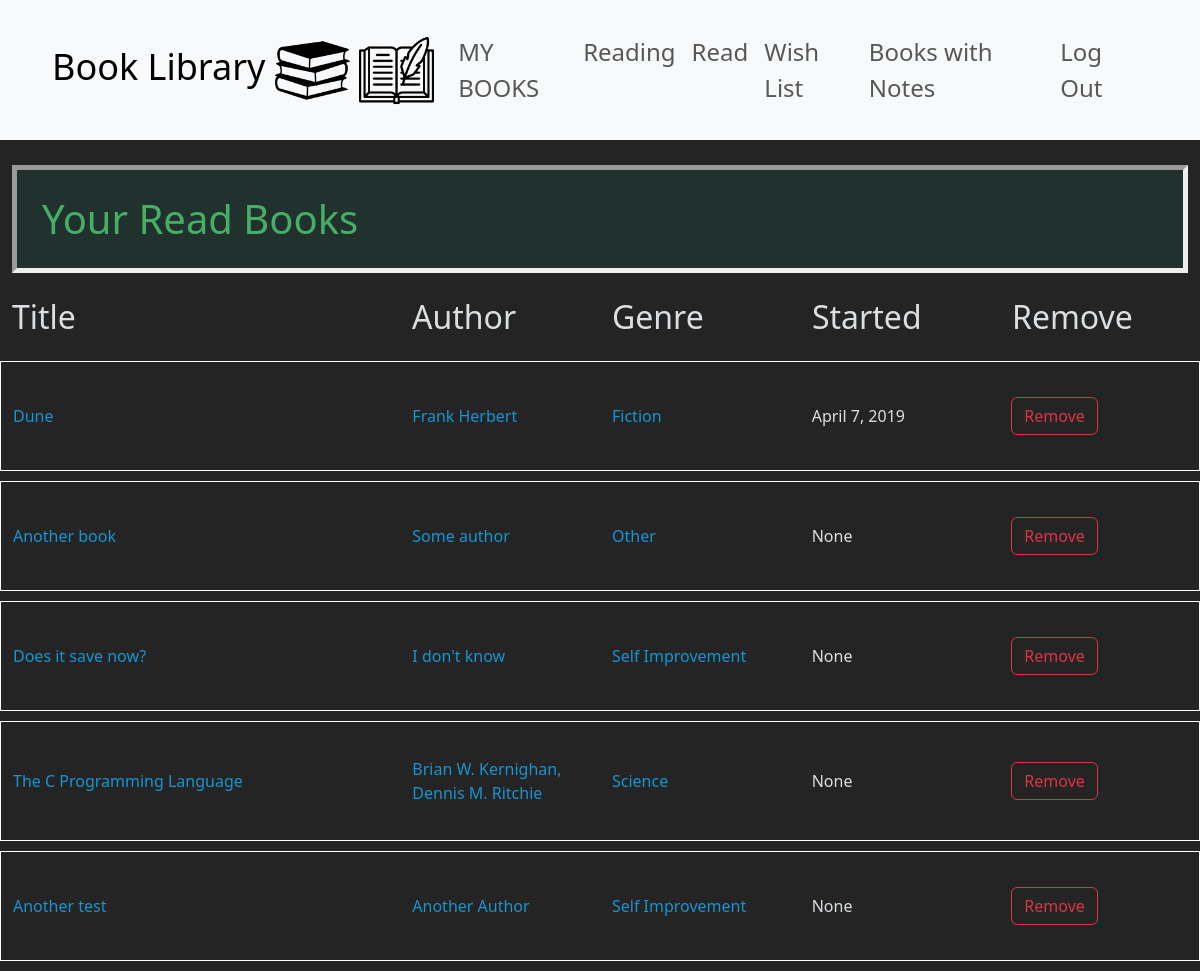
Page /user_list_of_books/read_books (signed in) on the earlier database version.
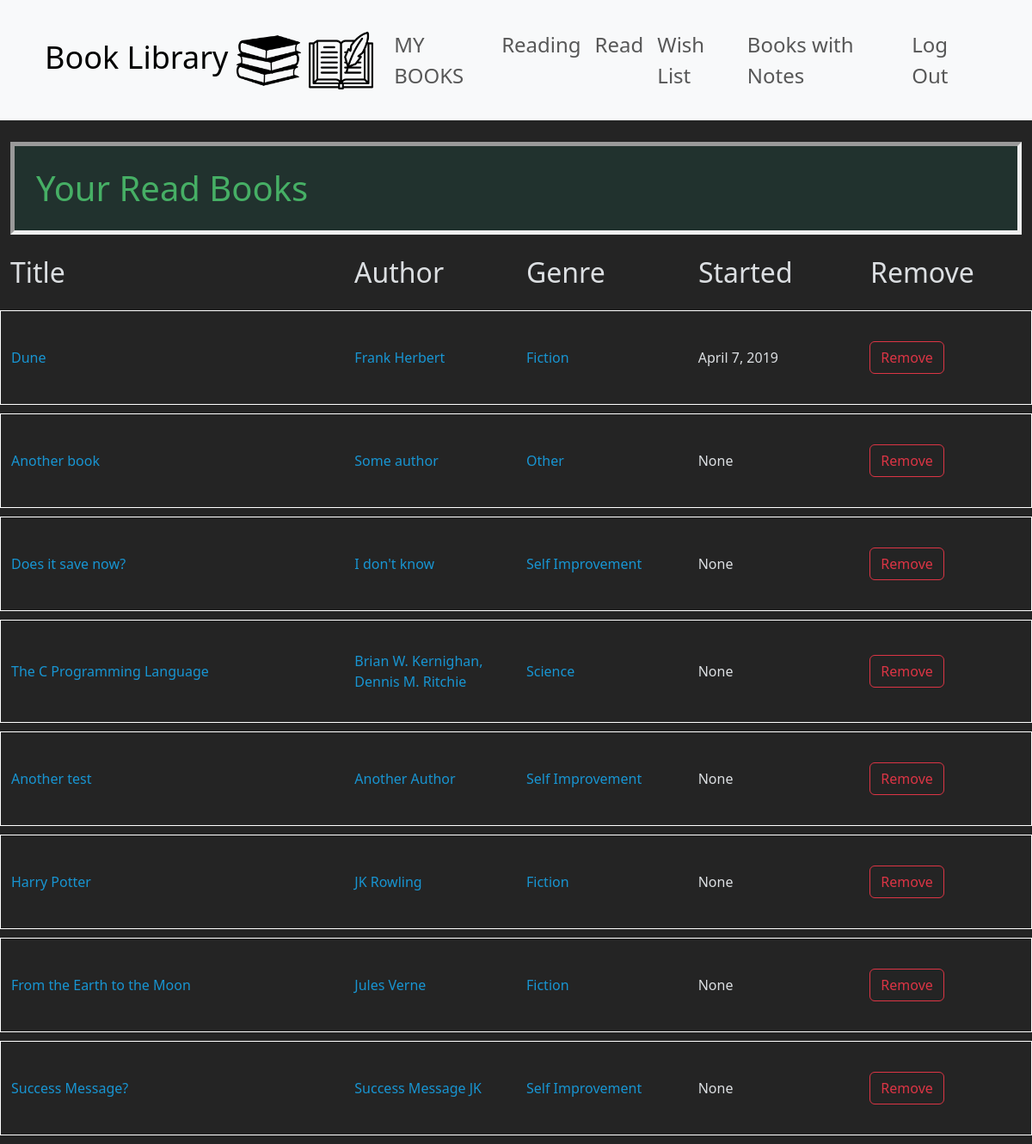
Same page on the later database version.
### book_library/models.py (models this page shows, shortened)
class Read(models.Model):
    user = models.ForeignKey(User, blank=False, null=False, on_delete=models.CASCADE, related_name="read_user")
    book = models.ForeignKey(Book, blank=False, null=False, on_delete=models.CASCADE, related_name="read_book")
    why = models.TextField(blank=True, null=True, max_length=1024)
    started_reading = models.DateField(blank=True, null=True)
    recommend = models.BooleanField(blank=True, null=True)
    class Meta:
        constraints = [
            models.UniqueConstraint(fields=['user', 'book'], name='one why per user/book read')
        ]

class Book(models.Model):
    title = models.CharField(max_length=255)
    author = models.CharField(max_length=128)
    class Genre(models.IntegerChoices):
        SELF_IMPROVEMENT = 1
        BIOGRAPHY = 2
        ECONOMY = 3
        FICTION = 4
        SCIENCE = 5
        MINDSET = 6
        OTHER = 7
    genre = models.IntegerField(choices=Genre.choices)
    class Meta:
        constraints = [
            models.UniqueConstraint(fields=['title', 'author'], name='one unique title per author')
        ]

### book_library/views.py (the view)
# urls.py: path("user_list_of_books/<str:what_list>", views.user_list_of_books, name="user_list_of_books"),
def user_list_of_books(request, what_list):
    if what_list == "all_books":
        user_list_of_books = Book.objects.all().order_by("title")
    elif what_list == "reading_books":
        user_list_of_books = Reading.objects.filter(user=request.user)
    elif what_list == "read_books":
        user_list_of_books = Read.objects.filter(user=request.user)
    elif what_list == "wish_books":
        user_list_of_books = Wish.objects.filter(user=request.user)
    elif what_list == "books_with_notes":
        user_notes = Note.objects.filter(user=request.user)
        user_list_of_books = Book.objects.filter(note_book__in=user_notes).distinct()
        print(user_list_of_books)
    context = {"user_list_of_books": user_list_of_books, "what_list": what_list}
    return render(request, "book_library/user_list_of_books.html", context)

### book_library/templates/book_library/user_list_of_books.html (shortened to what this page needs)
{% extends "book_library/layout.html" %}
{% load static %}
{% block body %}
<div class="container-fluid">
    {% if what_list == 'all_books' %}
        <h1>All books in the database</h1>
    {% elif  what_list == 'reading_books' %}
        <h1>Your Reading Books</h1>
    {% elif what_list == 'read_books' %}
        <h1>Your Read Books</h1>
    {% elif what_list == 'wish_books' %}
        <h1>Your Wish List Books</h1>
    {% elif what_list == 'books_with_notes' %}
        <h1>All Your Books with Notes</h1>
    {% endif %}
    <div class="row">
        <div class="col-4"><h3>Title</h3></div>
        <div class="col"><h3>Author</h3></div>
        <div class="col d-none d-lg-block"><h3>Genre</h3></div>
        {% if what_list != 'wish_books' and what_list != 'books_with_notes' %}
        <div class="col"><h3>Started</h3></div>
        {% endif %}
        <div class="col"><h3>Remove</h3></div>
    </div>
    <div class="row">
        <div class="col">
            <ul>
                {% for book in user_list_of_books %}
                <li>
                    <div class="row element-row align-items-center">
                        {% if what_list == 'books_with_notes' %}
                            <div class="col col-4"><a href="{% url 'book_library:detail_view' request.user.id book.id %}">{{ book.title }}</a></div>
                            <div class="col "><a href="{% url 'book_library:author_view' book.author %}">{{ book.author }}</a></div>
                            <div class="col d-none d-lg-block"><a href="{% url 'book_library:genre_view' book.genre %}">{{ book.get_genre_display }}</a></div>
                        {% else %}
                            <div class="col-4"><a href="{% url 'book_library:detail_view' request.user.id book.book.id %}">{{ book.book.title }}</a></div>
                            <div class="col"><a href="{% url 'book_library:author_view' book.book.author %}">{{ book.book.author }}</a></div>
                            <div class="col d-none d-lg-block"><a href="{% url 'book_library:genre_view' book.book.genre %}">{{ book.book.get_genre_display }}</a></div>
                        {% endif %}
                            {% if what_list != 'wish_books' and what_list != 'books_with_notes' %}
                            <div class="col">{{ book.started_reading }}</div>
                            {% endif %}
                            <div class="col"><button class="btn btn-outline-danger remove-button" id="{{ book.book.id }}">Remove</button></div>
                    </div>
                </li>
                {% endfor %}
            </ul>
        </div>
    </div>
</div>
{% endblock %}

### book_library/templates/book_library/layout.html (shortened to what this page needs)
{% load static %}
<!DOCTYPE html>
<html lang="en">
    <head>
        <link href="https://cdn.jsdelivr.net/npm/bootstrap@5.3.0-alpha3/dist/css/bootstrap.min.css" rel="stylesheet">
        <link href="{% static 'book_library/style.css' %}" rel="stylesheet">
    </head>
    <body>
        <nav class="navbar navbar-expand-lg navbar-light bg-light py-3 bg-body-tertiary">
            <div class="container">
                <div class="collapse navbar-collapse" id="navbarToggler01">
                    <a class="navbar-brand">Book Library
                        <img src="{% static 'book_library/images/books-stack-of-three.png' %}" height="75" width="75" alt="">
                        <img src="{% static 'book_library/images/history-book.png' %}" height="75" width="75" alt="">
                    </a>
                        <ul class="navbar-nav mr-auto">
                            {% if request.user.is_authenticated %}
                            <li class="nav-item">
                                <a class="nav-link" href="{% url 'book_library:my_books' %}">MY BOOKS</a>
                            </li>
                            <li class="nav-item">
                                <a class="nav-link" href="{% url 'book_library:user_list_of_books' 'reading_books' %}">Reading</a>
                            </li>
                            <li class="nav-item">
                                <a class="nav-link" href="{% url 'book_library:user_list_of_books' 'read_books' %}">Read</a>
                            </li>
                            <li class="nav-item">
                                <a class="nav-link" href="{% url 'book_library:user_list_of_books' 'wish_books' %}">Wish List</a>
                            </li>
                            <li class="nav-item">
                                <a class="nav-link" href="{% url 'book_library:user_list_of_books' 'books_with_notes' %}">Books with Notes</a>
                            </li>
                            <li class="nav-item">
                                <a class="nav-link" href="{% url 'book_library:logout' %}">Log Out</a>
                            </li>
                            {% endif %}
                        </ul>
                </div>
            </div>
        </nav>
        <div class="body">
            {% block body %}
            {% endblock %}
        </div>
    </body>
</html>

### book_library/static/book_library/style.css (style rules this page uses)
body { background-color: rgba(0, 0, 0, 0.86); color:rgba(237, 240, 243, 0.918); }
h1 { background-color: rgba(21, 104, 86, 0.2); border: thick solid; border-style: inset; color: #46af65; margin-top: 25px; margin-bottom: 25px; padding: 25px; }
h3 { margin-bottom: 25px; font-size: 2em; }
ul { list-style-type: none; margin: 0; padding: 0; }
.element-row { border: 1px white solid; padding-top: 35px; padding-bottom: 35px; }
.element-row a { color: rgb(24, 149, 210); text-decoration: none; }
.container > * { margin: 10px; }
.element-row { margin-bottom: 10px; }
.navbar, .navbar-brand { font-size: 1.5em; }
.navbar-brand { cursor: default; }

Differences in the rows shown:
added Read: book "Harry Potter", book.author "JK Rowling", book.genre "Fiction", started_reading "None"
added Read: book "From the Earth to the Moon", book.author "Jules Verne", book.genre "Fiction", started_reading "None"
added Read: book "Success Message?", book.author "Success Message JK", book.genre "Self Improvement", started_reading "None"
